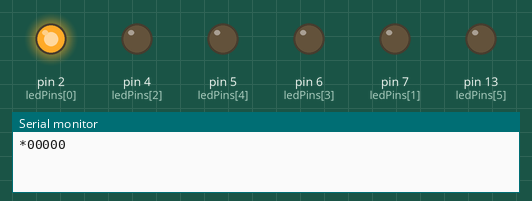
A sketch run on a simulated Arduino Uno, built with avr-gcc and run on an emulated ATmega328P. On the bench: output pins drawn as LEDs (lit = HIGH), the last lines printed to the serial monitor.

Above: at 0.05 s.
At 0.45 s:
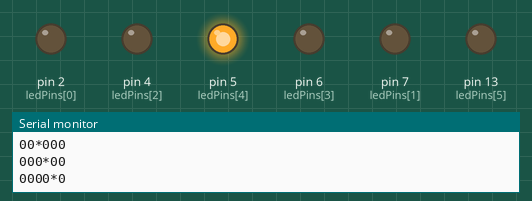
At 0.95 s:
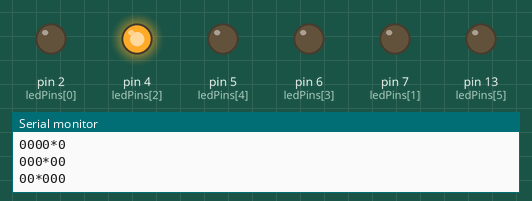
At 1.35 s:
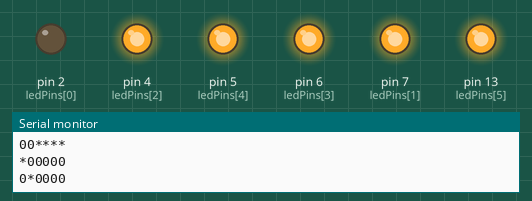
At 1.8 s:
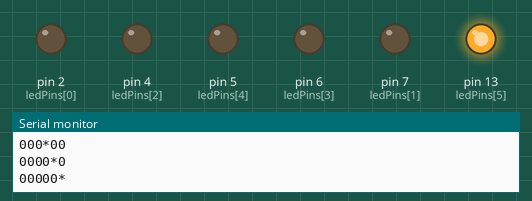
At 2.86 s:
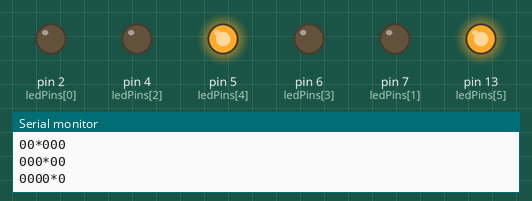
Timing chart, 0 to 3.2 s (numbered marks = the images above):
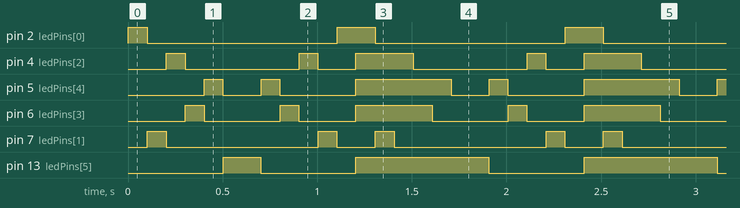

Measured:
- by itself, pin 2 (ledPins[0]): repeats every 1.2 s: LOW 1.0 s, HIGH 0.20 s
- by itself, pin 4 (ledPins[2]): repeats every 1.2 s: LOW 0.60 s, HIGH 0.10 s, LOW 0.20 s, HIGH 0.30 s
- by itself, pin 5 (ledPins[4]): repeats every 1.2 s: LOW 0.20 s, HIGH 0.10 s, LOW 0.40 s, HIGH 0.50 s
- by itself, pin 6 (ledPins[3]): repeats every 1.2 s: LOW 0.40 s, HIGH 0.10 s, LOW 0.30 s, HIGH 0.40 s
- by itself, pin 7 (ledPins[1]): repeats every 1.2 s: LOW 0.80 s, HIGH 0.10 s, LOW 0.20 s, HIGH 0.10 s
- by itself, pin 13 (ledPins[5]): repeats every 1.2 s: LOW 0.50 s, HIGH 0.70 s

The sketch:

for_jaim.ino
```cpp
int timer = 100;           // The higher the number, the slower the timing.
int ledPins[] = { 2, 7, 4, 6, 5, 13};       // an array of pin numbers to which LEDs are attached
int pinCount = 6;           // the number of pins (i.e. the length of the array)
int i =1;

 void s_monit(int pin[])
  {
    int j=0;
   for(int i=0;i< pinCount;++i)
    {

     if(i==pin[j])
     {
      j=j+1;
      Serial.print('*');
     }
     else
     {
     Serial.print(0);
     }
    }
      Serial.println();
  }


  void setup()
 {
  Serial.begin(9600);
  for (int thisPin = 0; thisPin < pinCount; thisPin++)
  {
    pinMode(ledPins[thisPin], OUTPUT);
  }
}

void loop()
{
  switch(i%10)
  {
case 1:pattern1();break;
case 2:pattern2();break;
case 3:pattern3();break;
  }
 i= i+1;
}
void pattern1()
{
  int arr[1];
  for (int thisPin = 0; thisPin < pinCount; thisPin++)
  {
    arr[0]=thisPin;
    s_monit(arr);
    digitalWrite(ledPins[thisPin], HIGH);
    delay(timer);
    digitalWrite(ledPins[thisPin], LOW);

  }

  for (int thisPin = pinCount - 1; thisPin >= 0; thisPin--)
  {
    arr[0]=thisPin;
    s_monit(arr);
    digitalWrite(ledPins[thisPin], HIGH);
    delay(timer);
    digitalWrite(ledPins[thisPin], LOW);
  }
}
void pattern2()
{
int arr[pinCount];
int inc=0;
  for (int thisPin = 0; thisPin < pinCount; thisPin++)
  {
    if(thisPin/2==0)
    {
      arr[inc]=thisPin;
      digitalWrite(ledPins[thisPin], HIGH);
      inc=inc+1;
    }
    else
    {
      digitalWrite(ledPins[thisPin], LOW);
    }
  }
  s_monit(arr);
}
void pattern3()
{

  int arr[pinCount];
  int inc=0;
  for (int thisPin = 0; thisPin < pinCount; thisPin++)
  {
    if(thisPin/2==0)
    {
      digitalWrite(ledPins[thisPin], LOW);
    }
    else
    {
      arr[inc]=thisPin;
      digitalWrite(ledPins[thisPin], HIGH);
      inc=inc+1;
    }
  }
  s_monit(arr);
}
```
